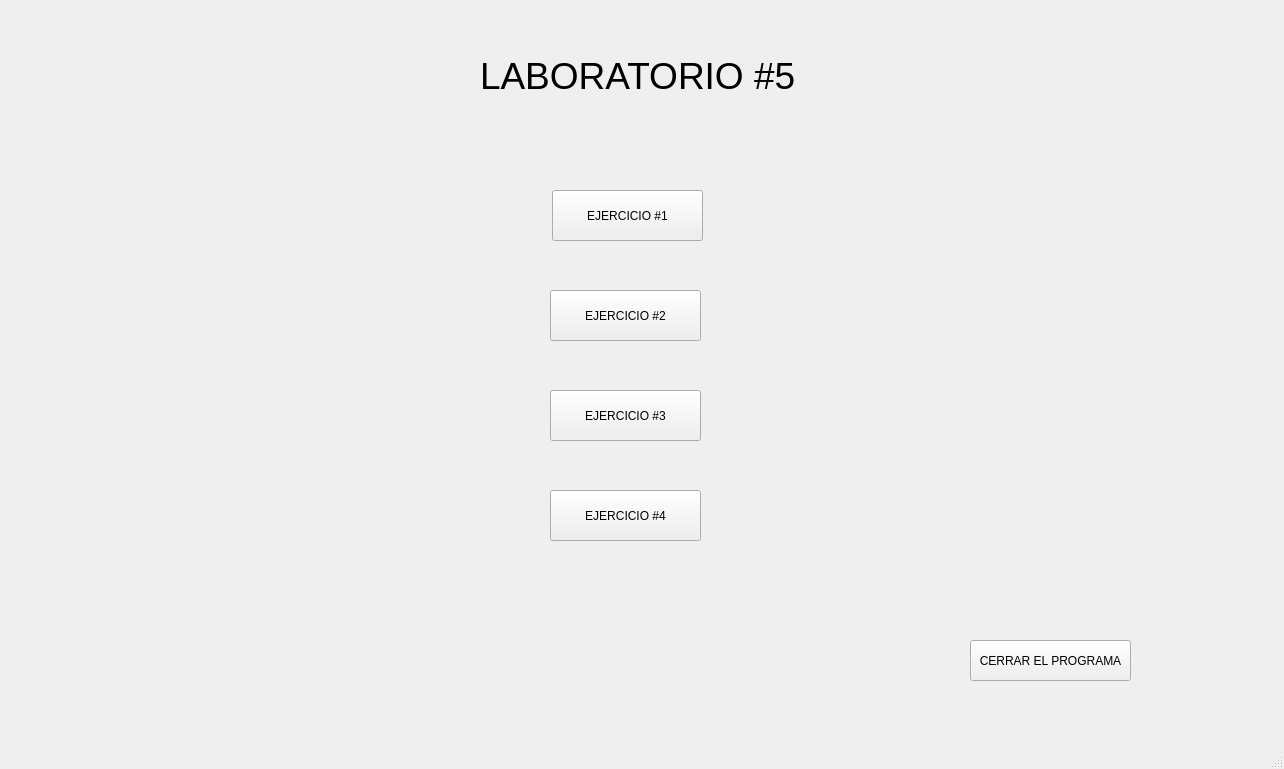
<?xml version="1.0" encoding="UTF-8"?>
<ui version="4.0">
 <class>cframe</class>
 <widget class="QMainWindow" name="cframe">
  <property name="geometry">
   <rect>
    <x>0</x>
    <y>0</y>
    <width>1284</width>
    <height>769</height>
   </rect>
  </property>
  <property name="windowTitle">
   <string>cframe</string>
  </property>
  <widget class="QWidget" name="centralwidget">
   <widget class="QStackedWidget" name="stackedWidget">
    <property name="geometry">
     <rect>
      <x>0</x>
      <y>0</y>
      <width>1261</width>
      <height>721</height>
     </rect>
    </property>
    <property name="currentIndex">
     <number>4</number>
    </property>
    <widget class="QWidget" name="page_3">
     <widget class="QPushButton" name="Buscar_n">
      <property name="geometry">
       <rect>
        <x>780</x>
        <y>560</y>
        <width>91</width>
        <height>41</height>
       </rect>
      </property>
      <property name="text">
       <string>Buscar</string>
      </property>
     </widget>
     <widget class="QLabel" name="label_2">
      <property name="geometry">
       <rect>
        <x>700</x>
        <y>130</y>
        <width>101</width>
        <height>31</height>
       </rect>
      </property>
      <property name="text">
       <string>Filas:</string>
      </property>
     </widget>
     <widget class="QTableWidget" name="tW_tabla">
      <property name="geometry">
       <rect>
        <x>150</x>
        <y>130</y>
        <width>471</width>
        <height>231</height>
       </rect>
      </property>
     </widget>
     <widget class="QSpinBox" name="sB_Col">
      <property name="geometry">
       <rect>
        <x>700</x>
        <y>230</y>
        <width>101</width>
        <height>31</height>
       </rect>
      </property>
     </widget>
     <widget class="QSpinBox" name="num_buscar">
      <property name="geometry">
       <rect>
        <x>690</x>
        <y>360</y>
        <width>81</width>
        <height>41</height>
       </rect>
      </property>
     </widget>
     <widget class="QPushButton" name="pushButton_2">
      <property name="geometry">
       <rect>
        <x>830</x>
        <y>190</y>
        <width>111</width>
        <height>41</height>
       </rect>
      </property>
      <property name="text">
       <string>Calcular</string>
      </property>
     </widget>
     <widget class="QSpinBox" name="sB_Fil">
      <property name="geometry">
       <rect>
        <x>700</x>
        <y>160</y>
        <width>101</width>
        <height>31</height>
       </rect>
      </property>
     </widget>
     <widget class="QLabel" name="label_3">
      <property name="geometry">
       <rect>
        <x>700</x>
        <y>200</y>
        <width>101</width>
        <height>31</height>
       </rect>
      </property>
      <property name="text">
       <string>Columnas:</string>
      </property>
     </widget>
     <widget class="QLabel" name="label_6">
      <property name="geometry">
       <rect>
        <x>690</x>
        <y>330</y>
        <width>331</width>
        <height>31</height>
       </rect>
      </property>
      <property name="text">
       <string>Ingrese el numero del cual quiere saber su posicion: </string>
      </property>
     </widget>
     <widget class="QLabel" name="mostrar_info2">
      <property name="geometry">
       <rect>
        <x>150</x>
        <y>380</y>
        <width>471</width>
        <height>41</height>
       </rect>
      </property>
      <property name="font">
       <font>
        <pointsize>12</pointsize>
       </font>
      </property>
      <property name="text">
       <string/>
      </property>
     </widget>
     <widget class="QPushButton" name="pushButton_7">
      <property name="geometry">
       <rect>
        <x>1130</x>
        <y>650</y>
        <width>111</width>
        <height>31</height>
       </rect>
      </property>
      <property name="text">
       <string>Volver</string>
      </property>
     </widget>
    </widget>
    <widget class="QWidget" name="page_4">
     <widget class="QLabel" name="label">
      <property name="geometry">
       <rect>
        <x>620</x>
        <y>120</y>
        <width>121</width>
        <height>31</height>
       </rect>
      </property>
      <property name="text">
       <string>FIlas/Columnas: </string>
      </property>
     </widget>
     <widget class="QTableWidget" name="tW_Mostrar">
      <property name="geometry">
       <rect>
        <x>80</x>
        <y>30</y>
        <width>521</width>
        <height>321</height>
       </rect>
      </property>
     </widget>
     <widget class="QPushButton" name="rotar_matriz">
      <property name="geometry">
       <rect>
        <x>980</x>
        <y>270</y>
        <width>131</width>
        <height>51</height>
       </rect>
      </property>
      <property name="text">
       <string>Rotar matriz</string>
      </property>
     </widget>
     <widget class="QSpinBox" name="sB_Fil_Col">
      <property name="geometry">
       <rect>
        <x>740</x>
        <y>120</y>
        <width>101</width>
        <height>31</height>
       </rect>
      </property>
     </widget>
     <widget class="QTableWidget" name="tW_Rotada">
      <property name="geometry">
       <rect>
        <x>660</x>
        <y>350</y>
        <width>541</width>
        <height>321</height>
       </rect>
      </property>
     </widget>
     <widget class="QPushButton" name="pushButton_8">
      <property name="geometry">
       <rect>
        <x>30</x>
        <y>660</y>
        <width>111</width>
        <height>31</height>
       </rect>
      </property>
      <property name="text">
       <string>Volver</string>
      </property>
     </widget>
     <zorder>rotar_matriz</zorder>
     <zorder>label</zorder>
     <zorder>tW_Mostrar</zorder>
     <zorder>sB_Fil_Col</zorder>
     <zorder>tW_Rotada</zorder>
     <zorder>pushButton_8</zorder>
    </widget>
    <widget class="QWidget" name="page_6">
     <widget class="QPushButton" name="buttonSumar">
      <property name="geometry">
       <rect>
        <x>580</x>
        <y>30</y>
        <width>121</width>
        <height>41</height>
       </rect>
      </property>
      <property name="text">
       <string>SUMA</string>
      </property>
     </widget>
     <widget class="QPushButton" name="buttonRestar">
      <property name="geometry">
       <rect>
        <x>580</x>
        <y>100</y>
        <width>121</width>
        <height>41</height>
       </rect>
      </property>
      <property name="text">
       <string>RESTA</string>
      </property>
     </widget>
     <widget class="QPushButton" name="buttonMultiplicar">
      <property name="geometry">
       <rect>
        <x>580</x>
        <y>170</y>
        <width>121</width>
        <height>41</height>
       </rect>
      </property>
      <property name="text">
       <string>MULTIPLICACIÓN</string>
      </property>
     </widget>
     <widget class="QLabel" name="label_4">
      <property name="geometry">
       <rect>
        <x>130</x>
        <y>360</y>
        <width>141</width>
        <height>41</height>
       </rect>
      </property>
      <property name="font">
       <font>
        <pointsize>12</pointsize>
       </font>
      </property>
      <property name="text">
       <string>Matriz A:</string>
      </property>
     </widget>
     <widget class="QLabel" name="label_5">
      <property name="geometry">
       <rect>
        <x>1030</x>
        <y>360</y>
        <width>141</width>
        <height>41</height>
       </rect>
      </property>
      <property name="font">
       <font>
        <pointsize>12</pointsize>
       </font>
      </property>
      <property name="text">
       <string>Matriz B:</string>
      </property>
     </widget>
     <widget class="QSpinBox" name="spinBoxFilas1">
      <property name="geometry">
       <rect>
        <x>110</x>
        <y>440</y>
        <width>121</width>
        <height>31</height>
       </rect>
      </property>
     </widget>
     <widget class="QSpinBox" name="spinBoxColumnas1">
      <property name="geometry">
       <rect>
        <x>110</x>
        <y>510</y>
        <width>121</width>
        <height>29</height>
       </rect>
      </property>
     </widget>
     <widget class="QLabel" name="label_7">
      <property name="geometry">
       <rect>
        <x>110</x>
        <y>420</y>
        <width>81</width>
        <height>20</height>
       </rect>
      </property>
      <property name="text">
       <string>Fila:</string>
      </property>
     </widget>
     <widget class="QLabel" name="label_8">
      <property name="geometry">
       <rect>
        <x>110</x>
        <y>490</y>
        <width>81</width>
        <height>20</height>
       </rect>
      </property>
      <property name="text">
       <string>Columna:</string>
      </property>
     </widget>
     <widget class="QLabel" name="label_9">
      <property name="geometry">
       <rect>
        <x>1030</x>
        <y>490</y>
        <width>81</width>
        <height>20</height>
       </rect>
      </property>
      <property name="text">
       <string>Columna:</string>
      </property>
     </widget>
     <widget class="QLabel" name="label_10">
      <property name="geometry">
       <rect>
        <x>1030</x>
        <y>420</y>
        <width>81</width>
        <height>20</height>
       </rect>
      </property>
      <property name="text">
       <string>Fila:</string>
      </property>
     </widget>
     <widget class="QSpinBox" name="spinBoxFilas2">
      <property name="geometry">
       <rect>
        <x>1030</x>
        <y>450</y>
        <width>101</width>
        <height>29</height>
       </rect>
      </property>
     </widget>
     <widget class="QSpinBox" name="spinBoxColumnas2">
      <property name="geometry">
       <rect>
        <x>1030</x>
        <y>520</y>
        <width>101</width>
        <height>29</height>
       </rect>
      </property>
     </widget>
     <widget class="QPushButton" name="buttonMostrarMatrices">
      <property name="geometry">
       <rect>
        <x>540</x>
        <y>230</y>
        <width>201</width>
        <height>71</height>
       </rect>
      </property>
      <property name="text">
       <string>MOSTRAR MATRICES</string>
      </property>
     </widget>
     <widget class="QTableWidget" name="tableWidgetMatriz1">
      <property name="geometry">
       <rect>
        <x>30</x>
        <y>20</y>
        <width>451</width>
        <height>291</height>
       </rect>
      </property>
     </widget>
     <widget class="QTableWidget" name="tableWidgetMatriz2">
      <property name="geometry">
       <rect>
        <x>790</x>
        <y>20</y>
        <width>451</width>
        <height>291</height>
       </rect>
      </property>
     </widget>
     <widget class="QTableWidget" name="tableWidgetResultado">
      <property name="geometry">
       <rect>
        <x>420</x>
        <y>340</y>
        <width>451</width>
        <height>291</height>
       </rect>
      </property>
     </widget>
     <widget class="QPushButton" name="pushButton_9">
      <property name="geometry">
       <rect>
        <x>1140</x>
        <y>660</y>
        <width>111</width>
        <height>31</height>
       </rect>
      </property>
      <property name="text">
       <string>Volver</string>
      </property>
     </widget>
    </widget>
    <widget class="QWidget" name="page">
     <widget class="QSpinBox" name="sB_Fil3">
      <property name="geometry">
       <rect>
        <x>190</x>
        <y>220</y>
        <width>101</width>
        <height>31</height>
       </rect>
      </property>
     </widget>
     <widget class="QLabel" name="label_11">
      <property name="geometry">
       <rect>
        <x>190</x>
        <y>260</y>
        <width>101</width>
        <height>31</height>
       </rect>
      </property>
      <property name="text">
       <string>Columnas:</string>
      </property>
     </widget>
     <widget class="QPushButton" name="btnTransponer">
      <property name="geometry">
       <rect>
        <x>420</x>
        <y>520</y>
        <width>201</width>
        <height>71</height>
       </rect>
      </property>
      <property name="text">
       <string>Transponer</string>
      </property>
     </widget>
     <widget class="QTableWidget" name="tW_tabla4">
      <property name="geometry">
       <rect>
        <x>710</x>
        <y>130</y>
        <width>481</width>
        <height>351</height>
       </rect>
      </property>
     </widget>
     <widget class="QSpinBox" name="sB_Col3">
      <property name="geometry">
       <rect>
        <x>190</x>
        <y>290</y>
        <width>101</width>
        <height>31</height>
       </rect>
      </property>
     </widget>
     <widget class="QLabel" name="label_12">
      <property name="geometry">
       <rect>
        <x>190</x>
        <y>190</y>
        <width>101</width>
        <height>31</height>
       </rect>
      </property>
      <property name="text">
       <string>Filas:</string>
      </property>
     </widget>
     <widget class="QPushButton" name="btnHacerMatrizTrans">
      <property name="geometry">
       <rect>
        <x>170</x>
        <y>350</y>
        <width>131</width>
        <height>61</height>
       </rect>
      </property>
      <property name="text">
       <string>Hacer Matriz</string>
      </property>
     </widget>
     <widget class="QLabel" name="label_13">
      <property name="geometry">
       <rect>
        <x>190</x>
        <y>160</y>
        <width>491</width>
        <height>31</height>
       </rect>
      </property>
      <property name="text">
       <string>Ingrese el numero de Filas y Columnas que desea para la Matriz</string>
      </property>
     </widget>
     <widget class="QPushButton" name="pushButton_10">
      <property name="geometry">
       <rect>
        <x>1140</x>
        <y>660</y>
        <width>111</width>
        <height>31</height>
       </rect>
      </property>
      <property name="text">
       <string>Volver</string>
      </property>
     </widget>
    </widget>
    <widget class="QWidget" name="page_5">
     <widget class="QPushButton" name="pushButton">
      <property name="geometry">
       <rect>
        <x>552</x>
        <y>190</y>
        <width>151</width>
        <height>51</height>
       </rect>
      </property>
      <property name="text">
       <string>EJERCICIO #1</string>
      </property>
     </widget>
     <widget class="QPushButton" name="pushButton_3">
      <property name="geometry">
       <rect>
        <x>550</x>
        <y>390</y>
        <width>151</width>
        <height>51</height>
       </rect>
      </property>
      <property name="text">
       <string>EJERCICIO #3</string>
      </property>
     </widget>
     <widget class="QPushButton" name="pushButton_4">
      <property name="geometry">
       <rect>
        <x>550</x>
        <y>290</y>
        <width>151</width>
        <height>51</height>
       </rect>
      </property>
      <property name="text">
       <string>EJERCICIO #2</string>
      </property>
     </widget>
     <widget class="QPushButton" name="pushButton_5">
      <property name="geometry">
       <rect>
        <x>550</x>
        <y>490</y>
        <width>151</width>
        <height>51</height>
       </rect>
      </property>
      <property name="text">
       <string>EJERCICIO #4</string>
      </property>
     </widget>
     <widget class="QPushButton" name="pushButton_6">
      <property name="geometry">
       <rect>
        <x>970</x>
        <y>640</y>
        <width>161</width>
        <height>41</height>
       </rect>
      </property>
      <property name="text">
       <string>CERRAR EL PROGRAMA</string>
      </property>
     </widget>
     <widget class="QLabel" name="label_14">
      <property name="geometry">
       <rect>
        <x>480</x>
        <y>10</y>
        <width>471</width>
        <height>131</height>
       </rect>
      </property>
      <property name="font">
       <font>
        <pointsize>28</pointsize>
       </font>
      </property>
      <property name="text">
       <string>LABORATORIO #5</string>
      </property>
     </widget>
    </widget>
   </widget>
  </widget>
  <widget class="QMenuBar" name="menubar">
   <property name="geometry">
    <rect>
     <x>0</x>
     <y>0</y>
     <width>1284</width>
     <height>25</height>
    </rect>
   </property>
  </widget>
  <widget class="QStatusBar" name="statusbar"/>
 </widget>
 <resources/>
 <connections/>
</ui>
